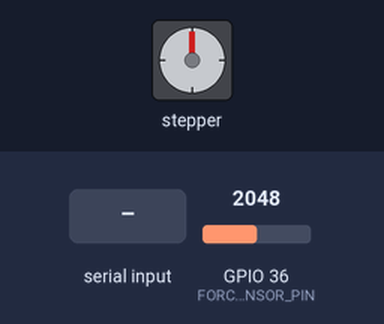
The sketch below on a simulated ESP32. On the bench: stepper motor. Wiring (inferred from the names in the program): stepper motor driver (200 steps per turn assumed): step GPIO 23; direction GPIO 22; enable GPIO 18. The inputs (shaded band) are chosen by the test bench; at power-on: GPIO 36 (FORCE_SENSOR_PIN) = 2048. What the sketch prints to the serial monitor is not drawn.

Above: at 1.2 s.
1.3 s: "90,45\n" received over Serial
Timing chart, 0 to 4.3 s (numbered marks = the images above; inputs shaded):
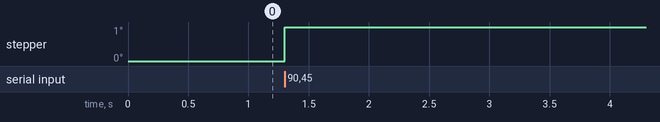

The sketch:

Steppermotor_Driver.ino
```cpp
/*Example sketch to control a stepper motor with A4988 stepper motor driver and Arduino without a library. More info: https://www.makerguides.com */
// Define stepper motor connections and steps per revolution:
#define dirPin 22
#define stepPin 23
#define stepsPerRevolution 200
#define FORCE_SENSOR_PIN A0 // the FSR and 10K pulldown are connected to A0
int RST=4, EN=18;      //Fro aduino uno 7 for esp32 18
char receivedChar;

void setup() {
  // Declare pins as output:
  pinMode(stepPin, OUTPUT);
  pinMode(dirPin, OUTPUT);
  pinMode(EN, OUTPUT);

  Serial.begin(115200);
  Serial.flush();
}

void loop() {

   int j=0;
   int distance=50;  //value in mm
   recvOneChar();

  //delay(1000);
  //go_forward(distance);
  //delay(1000);
  //go_backward(distance);
}

void recvOneChar() {
 if (Serial.available() > 0) {
  int serialCommandIn = Serial.parseInt();
  if (Serial.read() == '\n')  {
 receivedChar = Serial.read();
 //Serial.println(serialCommandIn); // print the raw analog reading
 if (serialCommandIn>0){
   go_forward(serialCommandIn);
 }
 else{
   go_backward(abs(serialCommandIn));
 }

 }
 }
}

void go_forward(int distance) {
  // Set the spinning direction clockwise:
    int j=0;
  digitalWrite(dirPin, HIGH);
  digitalWrite(EN, LOW);
  //Spin the stepper motor 5 revolutions fast:
  for (int i = 0; i < distance * 4 * stepsPerRevolution; i++) {
    // These four lines result in 1 step:
    digitalWrite(stepPin, HIGH);
    delayMicroseconds(100);
    digitalWrite(stepPin, LOW);
    delayMicroseconds(100);
    j++;
    if (j==80) {
    int analogReading = analogRead(FORCE_SENSOR_PIN);
    Serial.print(i); // print the raw analog reading
    Serial.print(",");
    Serial.println(analogReading); // print the raw analog reading
    //Serial.println(";");
    j=0;
    }
  digitalWrite(EN, HIGH);
  }
}

void go_backward(int distance) {
  // Set the spinning direction counterclockwise:
    int j=0;
  digitalWrite(dirPin, LOW);
  digitalWrite(EN, LOW);
  //Spin the stepper motor 5 revolutions fast:
  for (int i = 0; i < distance * 4 * stepsPerRevolution; i++) {
    // These four lines result in 1 step:
    digitalWrite(stepPin, HIGH);
    delayMicroseconds(100);
    digitalWrite(stepPin, LOW);
    delayMicroseconds(100);
    j++;
    if (j==80) {
    int analogReading = analogRead(FORCE_SENSOR_PIN);
    Serial.print(i); // print the raw analog reading
    Serial.print(",");
    Serial.println(analogReading); // print the raw analog reading
    //Serial.println(";");
    j=0;
    }
  digitalWrite(EN, HIGH);
  }
}
```
